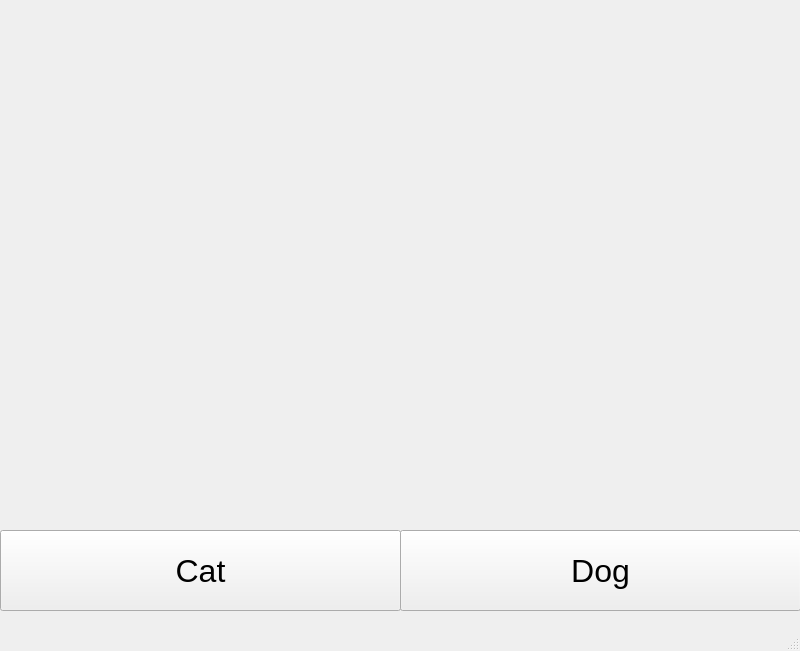
<?xml version="1.0" encoding="UTF-8"?>
<ui version="4.0">
 <class>MainWindow</class>
 <widget class="QMainWindow" name="MainWindow">
  <property name="geometry">
   <rect>
    <x>0</x>
    <y>0</y>
    <width>800</width>
    <height>651</height>
   </rect>
  </property>
  <property name="windowTitle">
   <string>MainWindow</string>
  </property>
  <widget class="QWidget" name="centralwidget">
   <widget class="QLabel" name="photo">
    <property name="geometry">
     <rect>
      <x>0</x>
      <y>0</y>
      <width>801</width>
      <height>531</height>
     </rect>
    </property>
    <property name="text">
     <string/>
    </property>
    <property name="pixmap">
     <pixmap>../puppy.png</pixmap>
    </property>
    <property name="scaledContents">
     <bool>true</bool>
    </property>
   </widget>
   <widget class="QPushButton" name="pushButton">
    <property name="geometry">
     <rect>
      <x>0</x>
      <y>530</y>
      <width>401</width>
      <height>81</height>
     </rect>
    </property>
    <property name="font">
     <font>
      <pointsize>24</pointsize>
     </font>
    </property>
    <property name="text">
     <string>Cat</string>
    </property>
   </widget>
   <widget class="QPushButton" name="pushButton_2">
    <property name="geometry">
     <rect>
      <x>400</x>
      <y>530</y>
      <width>401</width>
      <height>81</height>
     </rect>
    </property>
    <property name="font">
     <font>
      <pointsize>24</pointsize>
     </font>
    </property>
    <property name="text">
     <string>Dog</string>
    </property>
   </widget>
  </widget>
  <widget class="QMenuBar" name="menubar">
   <property name="geometry">
    <rect>
     <x>0</x>
     <y>0</y>
     <width>800</width>
     <height>21</height>
    </rect>
   </property>
  </widget>
  <widget class="QStatusBar" name="statusbar"/>
 </widget>
 <resources/>
 <connections/>
</ui>
